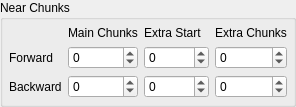
        <widget class="QGroupBox" name="groupBox_12">
         <property name="title">
          <string>Near Chunks</string>
         </property>
         <layout class="QGridLayout" name="gridLayout_17">
          <property name="leftMargin">
           <number>6</number>
          </property>
          <property name="topMargin">
           <number>6</number>
          </property>
          <property name="rightMargin">
           <number>6</number>
          </property>
          <property name="bottomMargin">
           <number>6</number>
          </property>
          <property name="spacing">
           <number>6</number>
          </property>
          <item row="1" column="0">
           <widget class="QLabel" name="label_47">
            <property name="text">
             <string>Forward</string>
            </property>
            <property name="toolTip">
             <string>Chunks considered for view/collision while facing forward</string>
            </property>
           </widget>
          </item>
          <item row="2" column="0">
           <widget class="QLabel" name="label_48">
            <property name="text">
             <string>Backward</string>
            </property>
            <property name="toolTip">
             <string>Chunks considered for view/collision while facing backward</string>
            </property>
           </widget>
          </item>
          <item row="0" column="1">
           <widget class="QLabel" name="label_49">
            <property name="text">
             <string>Main Chunks</string>
            </property>
            <property name="toolTip">
             <string>Number of chunks always considered near</string>
            </property>
           </widget>
          </item>
          <item row="0" column="2">
           <widget class="QLabel" name="label_50">
            <property name="text">
             <string>Extra Start</string>
            </property>
            <property name="toolTip">
             <string>Chunk index at which to start considering additional chunks near</string>
            </property>
           </widget>
          </item>
          <item row="0" column="3">
           <widget class="QLabel" name="label_51">
            <property name="text">
             <string>Extra Chunks</string>
            </property>
            <property name="toolTip">
             <string>Number of additional chunks considered near</string>
            </property>
           </widget>
          </item>
          <item row="1" column="1">
           <widget class="QSpinBox" name="sbNearForward">
            <property name="minimum">
             <number>-65535</number>
            </property>
            <property name="maximum">
             <number>65535</number>
            </property>
            <property name="singleStep">
             <number>1</number>
            </property>
           </widget>
          </item>
          <item row="1" column="2">
           <widget class="QSpinBox" name="sbNearForwardExStart">
            <property name="minimum">
             <number>-65535</number>
            </property>
            <property name="maximum">
             <number>65535</number>
            </property>
            <property name="singleStep">
             <number>1</number>
            </property>
           </widget>
          </item>
          <item row="1" column="3">
           <widget class="QSpinBox" name="sbNearForwardEx">
            <property name="minimum">
             <number>-65535</number>
            </property>
            <property name="maximum">
             <number>65535</number>
            </property>
            <property name="singleStep">
             <number>1</number>
            </property>
           </widget>
          </item>
          <item row="2" column="1">
           <widget class="QSpinBox" name="sbNearBackward">
            <property name="minimum">
             <number>-65535</number>
            </property>
            <property name="maximum">
             <number>65535</number>
            </property>
            <property name="singleStep">
             <number>1</number>
            </property>
           </widget>
          </item>
          <item row="2" column="2">
           <widget class="QSpinBox" name="sbNearBackwardExStart">
            <property name="minimum">
             <number>-65535</number>
            </property>
            <property name="maximum">
             <number>65535</number>
            </property>
            <property name="singleStep">
             <number>1</number>
            </property>
           </widget>
          </item>
          <item row="2" column="3">
           <widget class="QSpinBox" name="sbNearBackwardEx">
            <property name="minimum">
             <number>-65535</number>
            </property>
            <property name="maximum">
             <number>65535</number>
            </property>
            <property name="singleStep">
             <number>1</number>
            </property>
           </widget>
          </item>
         </layout>
        </widget>
